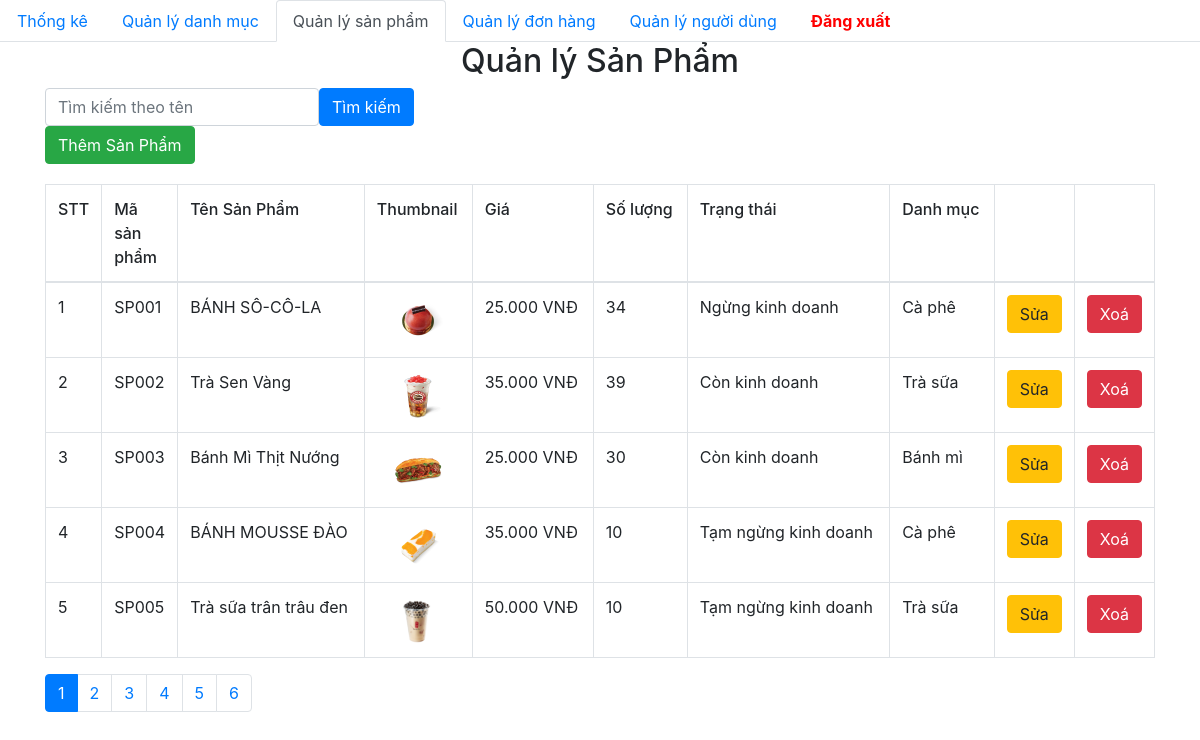
/PHP/admin/product/index.php, run on an earlier commit of the app's database.
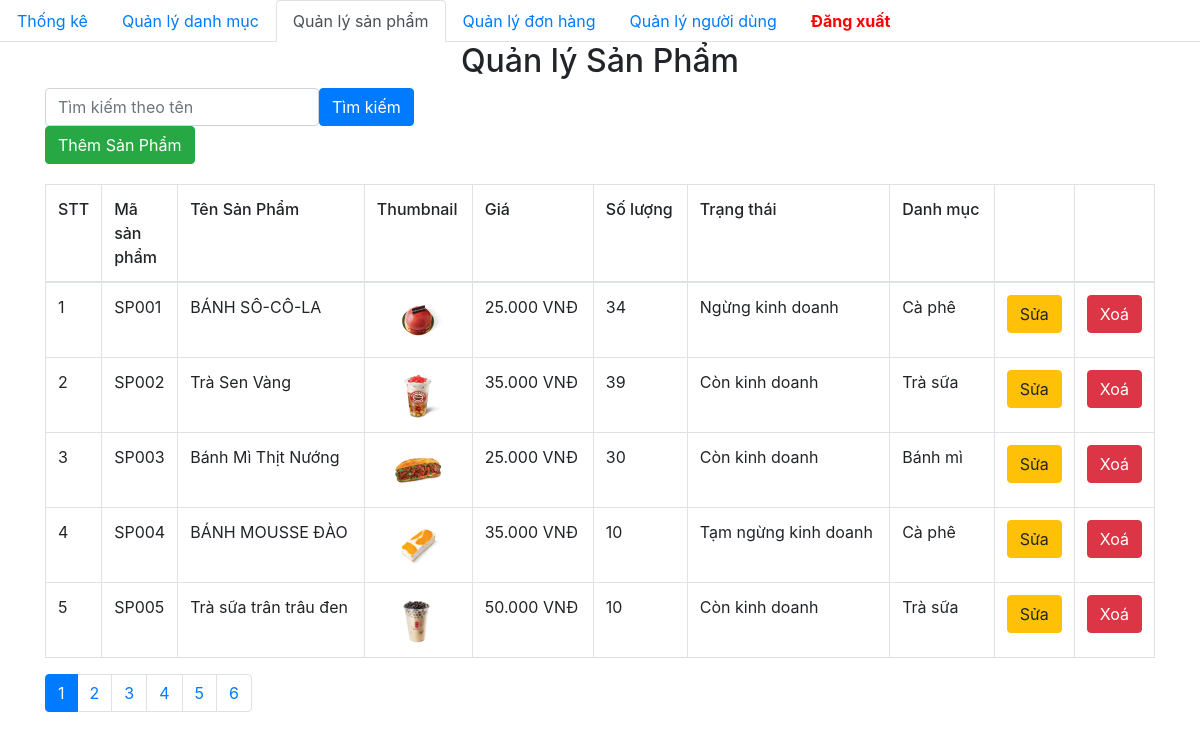
And on a later commit of the database.
### tables this page shows
CREATE TABLE `product` (
  `id` varchar(50) NOT NULL,
  `title` varchar(100) NOT NULL,
  `thumbnail` varchar(500) DEFAULT NULL,
  `price` float NOT NULL,
  `number` int(11) NOT NULL,
  `id_category` int(10) NOT NULL,
  `status` tinyint(1) NOT NULL,
  `content` longtext DEFAULT NULL
);

CREATE TABLE `category` (
  `id` int(10) NOT NULL,
  `name` varchar(50) NOT NULL
);

### PHP/admin/database/dbhelper.php (called while the page is built, shortened)
<?php
function executeResult($sql)
{
	$con = mysqli_connect(HOST, USERNAME, PASSWORD, DATABASE);
	$result = mysqli_query($con, $sql);
	$data   = [];
	while ($row = mysqli_fetch_array($result, 1)) {
		$data[] = $row;
	}
	return $data;
}

### PHP/admin/product/index.php (the view, shortened to what the changed rows need)
<?php
require_once('../database/dbhelper.php');
function getStatus($stt)
{
    $status_text = '';
    switch ($stt) {
        case 0:
            $status_text = 'Ngừng kinh doanh';
            break;
        case 1:
            $status_text = 'Tạm ngừng kinh doanh';
            break;
        case 2:
            $status_text = 'Còn kinh doanh';
            break;
    }
    return $status_text;
}
$sql = "SELECT p.*, c.name
        FROM product AS p
        LEFT JOIN category AS c ON p.id_category = c.id";
$productList = executeResult($sql);
$limit = 5;
$current_page = isset($_GET['page']) ? $_GET['page'] : 1;
$start = ($current_page - 1) * $limit;
$sql .= " LIMIT $start, $limit";
$productList = executeResult($sql);
?>
<!DOCTYPE html>
<html>
<head>
    <link rel="stylesheet" href="https://maxcdn.bootstrapcdn.com/bootstrap/4.4.1/css/bootstrap.min.css">
</head>
<body>
    <div class="container">
        <div class="panel panel-primary">
            <div class="panel-heading">
                <h2 class="text-center">Quản lý Sản Phẩm</h2>
            </div>
            <table class="table table-bordered table-hover">
                <thead>
                    <tr style="font-weight: 500;">
                        <td width="30px">STT</td>
                        <td width="30px">Mã sản phẩm</td>
                        <td>Tên Sản Phẩm</td>
                        <td>Thumbnail</td>
                        <td>Giá</td>
                        <td>Số lượng</td>
                        <td>Trạng thái</td>
                        <td>Danh mục</td>
                        <td width="50px"></td>
                        <td width="50px"></td>
                    </tr>
                </thead>
                <tbody>
                    <?php
                    foreach ($productList as $index => $item) {
                        echo '<tr>
                                <td>' . ($index + 1) . '</td>
                                <td>' . $item['id'] . '</td>
                                <td>' . $item['title'] . '</td>
                                <td style="text-align:center">
                                    <img src="' . $item['thumbnail'] . '" alt="" style="width: 50px">
                                </td>
                                <td>' . number_format($item['price'], 0, ',', '.') . ' VNĐ</td>
                                <td>' . $item['number'] . '</td>
                                <td>' . getStatus($item['status']) . '</td>
                                <td>' . $item['name'] . '</td>
                                <td>
                                    <a href="add.php?id=' . $item['id'] . '">
                                        <button class="btn btn-warning">Sửa</button>
                                    </a>
                                </td>
                                <td>
                                    <button class="btn btn-danger" onclick="deleteProduct(\'' . $item['id'] . '\')">Xoá</button>
                                </td>
                            </tr>';
                    }
                    ?>
                </tbody>
            </table>
        </div>
    </div>
</body>
</html>

What changed in the data, as far as the page shows it:
changed product "SP005": status "Tạm ngừng kinh doanh" → "Còn kinh doanh"
